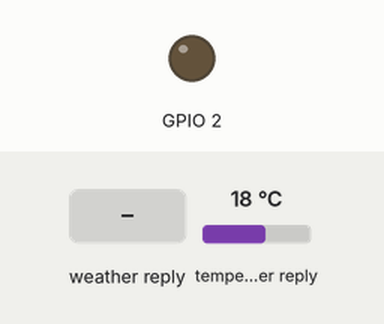
Simulated run of this sketch. Board: ESP8266 (NodeMCU). Parts: output pins drawn as LEDs (lit = HIGH). The inputs (shaded band) are chosen by the test bench; at power-on: temperature in the weather reply 18 °C. WiFi joins after 1.5 s; servers stay silent unless stated; the local clock reads 2024-03-15 10:24:30 at power-on unless the sketch sets it; web services answer with replies made up by the test bench; what the sketch prints to the serial monitor is not drawn.

Above: at 3.2 s.
3.3 s: weather in the web reply set to Clear
At 5.7 s:
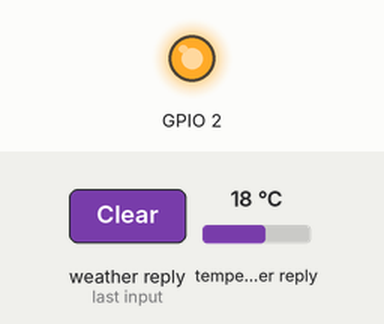
23.3 s: weather in the web reply set to Rain
38.7 s: weather in the web reply set to Snow
Timing chart, 0 to 58.1 s (numbered marks = the images above; inputs shaded):
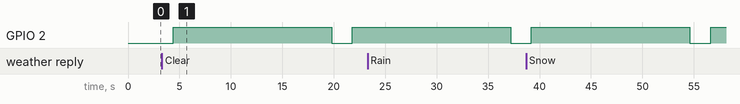

The sketch:

TFT_ESP_SCRAPPER.ino
```cpp
//https://techtutorialsx.com/2018/03/17/esp32-arduino-getting-weather-data-from-api/

#include <ESP8266WiFi.h>
#include <ESP8266HTTPClient.h>
#include <ArduinoJson.h>

//Network information__________________
const char* ssid = "XXXXXXXXXX";
const char* password = "XXXXXXXXXX";

//API information__________________________
const String endpoint = "http://api.openweathermap.org/data/2.5/weather?q=Toronto,CA&units=metric&appid=";
const String key = "XXXXXXXXXXXX";
const String endpoint_clock = "http://worldtimeapi.org/api/timezone/America/Toronto";
//const String endpoint_snow = "https://www.arduino.cc/reference/en/language/variables/data-types/string/functions/substring/";
String date_time;
int string_beginning;
int string_end;
String percentage;


void setup() {
  // put your setup code here, to run once:
  Serial.begin(115200); //Baud Rate of ESP8266
  pinMode(LED_BUILTIN, OUTPUT);     // Initialize the LED_BUILTIN pin as an output
  WiFi.begin(ssid, password);
  while (WiFi.status() != WL_CONNECTED) {
    delay(1000);
    Serial.println("Connecting to WiFi...");
  }
  Serial.println("Connected to the WiFi network");


}

void loop() {

  // put your main code here, to run repeatedly:
  if ((WiFi.status() == WL_CONNECTED)) {//Check the current connection status

    HTTPClient http;


    //Clock API_____________________________________________________________________________________________________
    http.begin(endpoint_clock);
    int httpCode_clock = http.GET();
    if (httpCode_clock > 0) {
      String payload_clock = http.getString();
      //Parsing JSON____________________________________________________________________________________
      const size_t capacity = JSON_OBJECT_SIZE(15) + 340;
      DynamicJsonBuffer jsonBuffer(capacity);

      //const char* json = "{\"abbreviation\":\"EST\",\"client_ip\":\"174.112.80.9\",\"datetime\":\"2020-11-06T14:29:04.314759-05:00\",\"day_of_week\":5,\"day_of_year\":311,\"dst\":false,\"dst_from\":null,\"dst_offset\":0,\"dst_until\":null,\"raw_offset\":-18000,\"timezone\":\"America/Toronto\",\"unixtime\":1604690944,\"utc_datetime\":\"2020-11-06T19:29:04.314759+00:00\",\"utc_offset\":\"-05:00\",\"week_number\":45}";

      JsonObject& root = jsonBuffer.parseObject(payload_clock);

      const char* abbreviation = root["abbreviation"]; // "EST"
      const char* client_ip = root["client_ip"]; // "174.112.80.9"
      const char* datetime = root["datetime"]; // "2020-11-06T14:29:04.314759-05:00"
      int day_of_week = root["day_of_week"]; // 5
      int day_of_year = root["day_of_year"]; // 311
      bool dst = root["dst"]; // false
      int dst_offset = root["dst_offset"]; // 0
      int raw_offset = root["raw_offset"]; // -18000
      const char* timezone = root["timezone"]; // "America/Toronto"
      long unixtime = root["unixtime"]; // 1604690944
      const char* utc_datetime = root["utc_datetime"]; // "2020-11-06T19:29:04.314759+00:00"
      const char* utc_offset = root["utc_offset"]; // "-05:00"
      int week_number = root["week_number"]; // 45
      date_time = datetime;
    } else {
      Serial.println("Error on HTTP request");
      http.end();
    }

    //Weather____________________________________________________________________________________________________________________________________________
    http.begin(endpoint + key); //Send request to url with API key
    int httpCode = http.GET(); //Make actual request
    if (httpCode > 0) { //Check for the returning code
      String payload = http.getString();
      //Serial.println(httpCode);
      //Serial.println(payload);


      //Parsing JSON____________________________________________________________________________________
      //Visit https://arduinojson.org/v5/assistant/ for a parsing assistant that breaks down the code_____________
      const size_t capacity = JSON_ARRAY_SIZE(1) + JSON_OBJECT_SIZE(1) + 2 * JSON_OBJECT_SIZE(2) + JSON_OBJECT_SIZE(4) + JSON_OBJECT_SIZE(5) + JSON_OBJECT_SIZE(6) + JSON_OBJECT_SIZE(13) + 420;
      DynamicJsonBuffer jsonBuffer(capacity);

      //const char* json = "{\"coord\":{\"lon\":-75.7,\"lat\":45.41},\"weather\":[{\"id\":804,\"main\":\"Clouds\",\"description\":\"overcast clouds\",\"icon\":\"04n\"}],\"base\":\"stations\",\"main\":{\"temp\":11.61,\"feels_like\":9.34,\"temp_min\":10.56,\"temp_max\":12.78,\"pressure\":1020,\"humidity\":71},\"visibility\":10000,\"wind\":{\"speed\":2.1,\"deg\":200},\"clouds\":{\"all\":90},\"dt\":1604637213,\"sys\":{\"type\":1,\"id\":872,\"country\":\"CA\",\"sunrise\":1604576902,\"sunset\":1604612667},\"timezone\":-18000,\"id\":6094817,\"name\":\"Ottawa\",\"cod\":200}";

      JsonObject& root = jsonBuffer.parseObject(payload);

      float coord_lon = root["coord"]["lon"]; // -75.7
      float coord_lat = root["coord"]["lat"]; // 45.41

      JsonObject& weather_0 = root["weather"][0];
      int weather_0_id = weather_0["id"]; // 804
      const char* weather_0_main = weather_0["main"]; // "Clouds"
      const char* weather_0_description = weather_0["description"]; // "overcast clouds"
      const char* weather_0_icon = weather_0["icon"]; // "04n"

      const char* base = root["base"]; // "stations"

      JsonObject& main = root["main"];
      float main_temp = main["temp"]; // 11.61
      float main_feels_like = main["feels_like"]; // 9.34
      float main_temp_min = main["temp_min"]; // 10.56
      float main_temp_max = main["temp_max"]; // 12.78
      int main_pressure = main["pressure"]; // 1020
      int main_humidity = main["humidity"]; // 71

      int visibility = root["visibility"]; // 10000

      float wind_speed = root["wind"]["speed"]; // 2.1
      int wind_deg = root["wind"]["deg"]; // 200

      int clouds_all = root["clouds"]["all"]; // 90

      long dt = root["dt"]; // 1604637213

      JsonObject& sys = root["sys"];
      int sys_type = sys["type"]; // 1
      int sys_id = sys["id"]; // 872
      const char* sys_country = sys["country"]; // "CA"
      long sys_sunrise = sys["sunrise"]; // 1604576902
      long sys_sunset = sys["sunset"]; // 1604612667

      int timezone = root["timezone"]; // -18000
      long id = root["id"]; // 6094817
      const char* name = root["name"]; // "Ottawa"
      int cod = root["cod"]; // 200

      /*
        //Snow Day Predictor_________________________________________________________________________________________________________________
        http.setTimeout(15000);
        http.begin(endpoint_snow); //Send request to url with API key
        int httpCode_snow = http.GET(); //Make actual request
        Serial.print(httpCode_snow);
        if (httpCode_snow > 0) { //Check for the returning code
        String payload_snow = http.getString();
        //Serial.println(payload_snow);
        //string_beginning = payload_snow.indexOf("theChance[");
        //percentage = payload_snow.substring(string_beginning, 16);
        //Serial.println(string_beginning);
        //Serial.println(percentage);
        Serial.print("GG");
      */


      Serial.print(String(date_time));
      Serial.print(String(","));
      Serial.print(String(weather_0_description));
      Serial.print(String(","));
      Serial.print(String(weather_0_icon));
      Serial.print(String(","));
      Serial.print(String((int)main_temp));
      Serial.print(String(","));
      Serial.print(String((int)main_temp_max));
      Serial.print(String(","));
      Serial.print(String((int)main_temp_min));
      Serial.print(String(","));
      Serial.print(String(wind_speed));

      digitalWrite(LED_BUILTIN, LOW); //Turn on LED on ESP8266 when Updating
      delay(2000);
      digitalWrite(LED_BUILTIN, HIGH); //Turn off LED on ESP8266
    }
    else {
      Serial.println("Error on HTTP request");
    }
    http.end(); //Free the resources
  }
  delay(15000);
}
```
